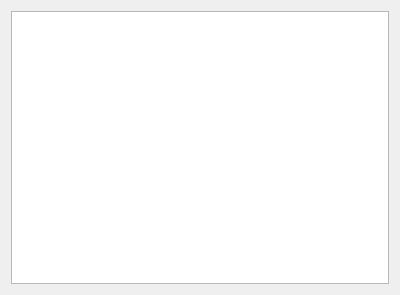
<?xml version="1.0" encoding="UTF-8"?>
<ui version="4.0">
 <class>PGFrame</class>
 <widget class="QWidget" name="PGFrame">
  <property name="geometry">
   <rect>
    <x>0</x>
    <y>0</y>
    <width>400</width>
    <height>295</height>
   </rect>
  </property>
  <property name="windowTitle">
   <string>Form</string>
  </property>
  <layout class="QGridLayout" name="gridLayout">
   <item row="0" column="0">
    <widget class="GraphicsView" name="gv_video"/>
   </item>
  </layout>
 </widget>
 <customwidgets>
  <customwidget>
   <class>GraphicsView</class>
   <extends>QGraphicsView</extends>
   <header>lib.pyqtgraph</header>
  </customwidget>
 </customwidgets>
 <resources/>
 <connections/>
</ui>
